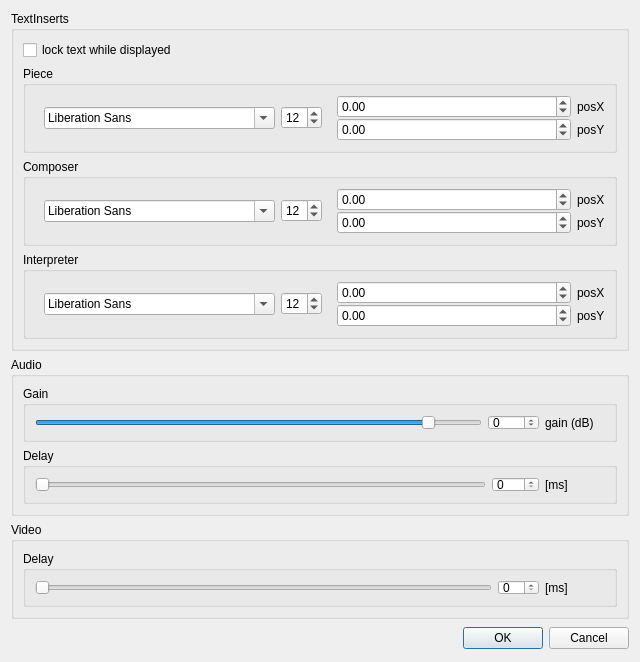
<?xml version="1.0" encoding="UTF-8"?>
<ui version="4.0">
 <class>streamControls</class>
 <widget class="QDialog" name="streamControls">
  <property name="geometry">
   <rect>
    <x>0</x>
    <y>0</y>
    <width>640</width>
    <height>656</height>
   </rect>
  </property>
  <property name="windowTitle">
   <string>IEM Stream Controls</string>
  </property>
  <layout class="QVBoxLayout" name="verticalLayout_5">
   <item>
    <widget class="QGroupBox" name="textControls">
     <property name="sizePolicy">
      <sizepolicy hsizetype="Preferred" vsizetype="Maximum">
       <horstretch>0</horstretch>
       <verstretch>0</verstretch>
      </sizepolicy>
     </property>
     <property name="title">
      <string>TextInserts</string>
     </property>
     <layout class="QVBoxLayout" name="verticalLayout_4">
      <item>
       <widget class="QCheckBox" name="textLock">
        <property name="text">
         <string>lock text while displayed</string>
        </property>
       </widget>
      </item>
      <item>
       <widget class="QGroupBox" name="pieceBox">
        <property name="sizePolicy">
         <sizepolicy hsizetype="Preferred" vsizetype="Fixed">
          <horstretch>0</horstretch>
          <verstretch>0</verstretch>
         </sizepolicy>
        </property>
        <property name="title">
         <string>Piece</string>
        </property>
        <layout class="QHBoxLayout" name="horizontalLayout_4">
         <item>
          <widget class="QWidget" name="widget_4" native="true">
           <layout class="QHBoxLayout" name="horizontalLayout_3">
            <item>
             <widget class="QFontComboBox" name="piece_font"/>
            </item>
            <item>
             <widget class="QSpinBox" name="piece_fontSize">
              <property name="minimum">
               <number>1</number>
              </property>
              <property name="value">
               <number>12</number>
              </property>
             </widget>
            </item>
           </layout>
          </widget>
         </item>
         <item>
          <widget class="QWidget" name="widget_2" native="true">
           <layout class="QVBoxLayout" name="verticalLayout">
            <property name="spacing">
             <number>0</number>
            </property>
            <property name="margin">
             <number>0</number>
            </property>
            <item>
             <widget class="QWidget" name="widget" native="true">
              <layout class="QHBoxLayout" name="horizontalLayout">
               <property name="spacing">
                <number>6</number>
               </property>
               <property name="margin">
                <number>0</number>
               </property>
               <item>
                <widget class="QDoubleSpinBox" name="piece_posX">
                 <property name="minimum">
                  <double>-1000.000000000000000</double>
                 </property>
                 <property name="maximum">
                  <double>1000.000000000000000</double>
                 </property>
                </widget>
               </item>
               <item>
                <widget class="QLabel" name="label">
                 <property name="sizePolicy">
                  <sizepolicy hsizetype="Fixed" vsizetype="Preferred">
                   <horstretch>0</horstretch>
                   <verstretch>0</verstretch>
                  </sizepolicy>
                 </property>
                 <property name="text">
                  <string>posX</string>
                 </property>
                </widget>
               </item>
              </layout>
             </widget>
            </item>
            <item>
             <widget class="QWidget" name="widget_3" native="true">
              <layout class="QHBoxLayout" name="horizontalLayout_2">
               <property name="margin">
                <number>0</number>
               </property>
               <item>
                <widget class="QDoubleSpinBox" name="piece_posY">
                 <property name="minimum">
                  <double>-1000.000000000000000</double>
                 </property>
                 <property name="maximum">
                  <double>1000.000000000000000</double>
                 </property>
                </widget>
               </item>
               <item>
                <widget class="QLabel" name="label_2">
                 <property name="sizePolicy">
                  <sizepolicy hsizetype="Fixed" vsizetype="Preferred">
                   <horstretch>0</horstretch>
                   <verstretch>0</verstretch>
                  </sizepolicy>
                 </property>
                 <property name="text">
                  <string>posY</string>
                 </property>
                </widget>
               </item>
              </layout>
             </widget>
            </item>
           </layout>
          </widget>
         </item>
        </layout>
       </widget>
      </item>
      <item>
       <widget class="QGroupBox" name="composerBox">
        <property name="sizePolicy">
         <sizepolicy hsizetype="Preferred" vsizetype="Fixed">
          <horstretch>0</horstretch>
          <verstretch>0</verstretch>
         </sizepolicy>
        </property>
        <property name="title">
         <string>Composer</string>
        </property>
        <layout class="QHBoxLayout" name="horizontalLayout_5">
         <item>
          <widget class="QWidget" name="widget_5" native="true">
           <layout class="QHBoxLayout" name="horizontalLayout_6">
            <item>
             <widget class="QFontComboBox" name="composer_font"/>
            </item>
            <item>
             <widget class="QSpinBox" name="composer_fontSize">
              <property name="minimum">
               <number>1</number>
              </property>
              <property name="value">
               <number>12</number>
              </property>
             </widget>
            </item>
           </layout>
          </widget>
         </item>
         <item>
          <widget class="QWidget" name="widget_6" native="true">
           <layout class="QVBoxLayout" name="verticalLayout_2">
            <property name="spacing">
             <number>0</number>
            </property>
            <property name="margin">
             <number>0</number>
            </property>
            <item>
             <widget class="QWidget" name="widget_7" native="true">
              <layout class="QHBoxLayout" name="horizontalLayout_7">
               <property name="spacing">
                <number>6</number>
               </property>
               <property name="margin">
                <number>0</number>
               </property>
               <item>
                <widget class="QDoubleSpinBox" name="composer_posX">
                 <property name="minimum">
                  <double>-1000.000000000000000</double>
                 </property>
                </widget>
               </item>
               <item>
                <widget class="QLabel" name="label_3">
                 <property name="sizePolicy">
                  <sizepolicy hsizetype="Fixed" vsizetype="Preferred">
                   <horstretch>0</horstretch>
                   <verstretch>0</verstretch>
                  </sizepolicy>
                 </property>
                 <property name="text">
                  <string>posX</string>
                 </property>
                </widget>
               </item>
              </layout>
             </widget>
            </item>
            <item>
             <widget class="QWidget" name="widget_8" native="true">
              <layout class="QHBoxLayout" name="horizontalLayout_8">
               <property name="margin">
                <number>0</number>
               </property>
               <item>
                <widget class="QDoubleSpinBox" name="composer_posY">
                 <property name="minimum">
                  <double>-1000.000000000000000</double>
                 </property>
                 <property name="maximum">
                  <double>1000.000000000000000</double>
                 </property>
                </widget>
               </item>
               <item>
                <widget class="QLabel" name="label_4">
                 <property name="sizePolicy">
                  <sizepolicy hsizetype="Fixed" vsizetype="Preferred">
                   <horstretch>0</horstretch>
                   <verstretch>0</verstretch>
                  </sizepolicy>
                 </property>
                 <property name="text">
                  <string>posY</string>
                 </property>
                </widget>
               </item>
              </layout>
             </widget>
            </item>
           </layout>
          </widget>
         </item>
        </layout>
       </widget>
      </item>
      <item>
       <widget class="QGroupBox" name="interpreterBox">
        <property name="sizePolicy">
         <sizepolicy hsizetype="Preferred" vsizetype="Fixed">
          <horstretch>0</horstretch>
          <verstretch>0</verstretch>
         </sizepolicy>
        </property>
        <property name="title">
         <string>Interpreter</string>
        </property>
        <layout class="QHBoxLayout" name="horizontalLayout_9">
         <item>
          <widget class="QWidget" name="widget_9" native="true">
           <layout class="QHBoxLayout" name="horizontalLayout_10">
            <item>
             <widget class="QFontComboBox" name="interpreter_font"/>
            </item>
            <item>
             <widget class="QSpinBox" name="interpreter_fontSize">
              <property name="minimum">
               <number>1</number>
              </property>
              <property name="value">
               <number>12</number>
              </property>
             </widget>
            </item>
           </layout>
          </widget>
         </item>
         <item>
          <widget class="QWidget" name="widget_10" native="true">
           <layout class="QVBoxLayout" name="verticalLayout_3">
            <property name="spacing">
             <number>0</number>
            </property>
            <property name="margin">
             <number>0</number>
            </property>
            <item>
             <widget class="QWidget" name="widget_11" native="true">
              <layout class="QHBoxLayout" name="horizontalLayout_11">
               <property name="spacing">
                <number>6</number>
               </property>
               <property name="margin">
                <number>0</number>
               </property>
               <item>
                <widget class="QDoubleSpinBox" name="interpreter_posX">
                 <property name="minimum">
                  <double>-1000.000000000000000</double>
                 </property>
                 <property name="maximum">
                  <double>1000.000000000000000</double>
                 </property>
                </widget>
               </item>
               <item>
                <widget class="QLabel" name="label_5">
                 <property name="sizePolicy">
                  <sizepolicy hsizetype="Fixed" vsizetype="Preferred">
                   <horstretch>0</horstretch>
                   <verstretch>0</verstretch>
                  </sizepolicy>
                 </property>
                 <property name="text">
                  <string>posX</string>
                 </property>
                </widget>
               </item>
              </layout>
             </widget>
            </item>
            <item>
             <widget class="QWidget" name="widget_12" native="true">
              <layout class="QHBoxLayout" name="horizontalLayout_12">
               <property name="margin">
                <number>0</number>
               </property>
               <item>
                <widget class="QDoubleSpinBox" name="interpreter_posY">
                 <property name="minimum">
                  <double>-1000.000000000000000</double>
                 </property>
                 <property name="maximum">
                  <double>1000.000000000000000</double>
                 </property>
                </widget>
               </item>
               <item>
                <widget class="QLabel" name="label_6">
                 <property name="sizePolicy">
                  <sizepolicy hsizetype="Fixed" vsizetype="Preferred">
                   <horstretch>0</horstretch>
                   <verstretch>0</verstretch>
                  </sizepolicy>
                 </property>
                 <property name="text">
                  <string>posY</string>
                 </property>
                </widget>
               </item>
              </layout>
             </widget>
            </item>
           </layout>
          </widget>
         </item>
        </layout>
       </widget>
      </item>
     </layout>
    </widget>
   </item>
   <item>
    <widget class="QGroupBox" name="audioControls">
     <property name="sizePolicy">
      <sizepolicy hsizetype="Preferred" vsizetype="Maximum">
       <horstretch>0</horstretch>
       <verstretch>0</verstretch>
      </sizepolicy>
     </property>
     <property name="title">
      <string>Audio</string>
     </property>
     <layout class="QVBoxLayout" name="verticalLayout_6">
      <item>
       <widget class="QGroupBox" name="groupBox_3">
        <property name="sizePolicy">
         <sizepolicy hsizetype="Preferred" vsizetype="Fixed">
          <horstretch>0</horstretch>
          <verstretch>0</verstretch>
         </sizepolicy>
        </property>
        <property name="minimumSize">
         <size>
          <width>0</width>
          <height>56</height>
         </size>
        </property>
        <property name="title">
         <string>Gain</string>
        </property>
        <layout class="QHBoxLayout" name="horizontalLayout_13">
         <item>
          <widget class="QSlider" name="againSlider">
           <property name="minimum">
            <number>-100</number>
           </property>
           <property name="maximum">
            <number>12</number>
           </property>
           <property name="orientation">
            <enum>Qt::Horizontal</enum>
           </property>
          </widget>
         </item>
         <item>
          <widget class="QSpinBox" name="againValue">
           <property name="minimum">
            <number>-100</number>
           </property>
           <property name="maximum">
            <number>12</number>
           </property>
          </widget>
         </item>
         <item>
          <widget class="QLabel" name="label_7">
           <property name="minimumSize">
            <size>
             <width>60</width>
             <height>0</height>
            </size>
           </property>
           <property name="text">
            <string>gain (dB)</string>
           </property>
          </widget>
         </item>
        </layout>
       </widget>
      </item>
      <item>
       <widget class="QGroupBox" name="groupBox_2">
        <property name="sizePolicy">
         <sizepolicy hsizetype="Preferred" vsizetype="Fixed">
          <horstretch>0</horstretch>
          <verstretch>0</verstretch>
         </sizepolicy>
        </property>
        <property name="minimumSize">
         <size>
          <width>0</width>
          <height>56</height>
         </size>
        </property>
        <property name="title">
         <string>Delay</string>
        </property>
        <layout class="QHBoxLayout" name="horizontalLayout_14">
         <item>
          <widget class="QSlider" name="adelaySlider">
           <property name="maximum">
            <number>999</number>
           </property>
           <property name="orientation">
            <enum>Qt::Horizontal</enum>
           </property>
          </widget>
         </item>
         <item>
          <widget class="QSpinBox" name="adelayValue">
           <property name="maximum">
            <number>999</number>
           </property>
          </widget>
         </item>
         <item>
          <widget class="QLabel" name="label_8">
           <property name="minimumSize">
            <size>
             <width>60</width>
             <height>0</height>
            </size>
           </property>
           <property name="text">
            <string>[ms]</string>
           </property>
          </widget>
         </item>
        </layout>
       </widget>
      </item>
     </layout>
    </widget>
   </item>
   <item>
    <widget class="QGroupBox" name="videoControls">
     <property name="sizePolicy">
      <sizepolicy hsizetype="Preferred" vsizetype="Maximum">
       <horstretch>0</horstretch>
       <verstretch>0</verstretch>
      </sizepolicy>
     </property>
     <property name="title">
      <string>Video</string>
     </property>
     <layout class="QVBoxLayout" name="verticalLayout_7">
      <item>
       <widget class="QGroupBox" name="groupBox_5">
        <property name="sizePolicy">
         <sizepolicy hsizetype="Preferred" vsizetype="Fixed">
          <horstretch>0</horstretch>
          <verstretch>0</verstretch>
         </sizepolicy>
        </property>
        <property name="minimumSize">
         <size>
          <width>0</width>
          <height>56</height>
         </size>
        </property>
        <property name="title">
         <string>Delay</string>
        </property>
        <layout class="QHBoxLayout" name="horizontalLayout_16">
         <item>
          <widget class="QSlider" name="vdelaySlider">
           <property name="orientation">
            <enum>Qt::Horizontal</enum>
           </property>
          </widget>
         </item>
         <item>
          <widget class="QSpinBox" name="vdelayValue"/>
         </item>
         <item>
          <widget class="QLabel" name="label_10">
           <property name="minimumSize">
            <size>
             <width>60</width>
             <height>0</height>
            </size>
           </property>
           <property name="text">
            <string>[ms]</string>
           </property>
          </widget>
         </item>
        </layout>
       </widget>
      </item>
     </layout>
    </widget>
   </item>
   <item>
    <widget class="QDialogButtonBox" name="buttonBox">
     <property name="minimumSize">
      <size>
       <width>0</width>
       <height>26</height>
      </size>
     </property>
     <property name="orientation">
      <enum>Qt::Horizontal</enum>
     </property>
     <property name="standardButtons">
      <set>QDialogButtonBox::Cancel|QDialogButtonBox::Ok</set>
     </property>
    </widget>
   </item>
  </layout>
 </widget>
 <resources/>
 <connections>
  <connection>
   <sender>buttonBox</sender>
   <signal>accepted()</signal>
   <receiver>streamControls</receiver>
   <slot>accept()</slot>
   <hints>
    <hint type="sourcelabel">
     <x>248</x>
     <y>254</y>
    </hint>
    <hint type="destinationlabel">
     <x>157</x>
     <y>274</y>
    </hint>
   </hints>
  </connection>
  <connection>
   <sender>buttonBox</sender>
   <signal>rejected()</signal>
   <receiver>streamControls</receiver>
   <slot>reject()</slot>
   <hints>
    <hint type="sourcelabel">
     <x>316</x>
     <y>260</y>
    </hint>
    <hint type="destinationlabel">
     <x>286</x>
     <y>274</y>
    </hint>
   </hints>
  </connection>
  <connection>
   <sender>adelaySlider</sender>
   <signal>valueChanged(int)</signal>
   <receiver>adelayValue</receiver>
   <slot>setValue(int)</slot>
   <hints>
    <hint type="sourcelabel">
     <x>179</x>
     <y>435</y>
    </hint>
    <hint type="destinationlabel">
     <x>369</x>
     <y>438</y>
    </hint>
   </hints>
  </connection>
  <connection>
   <sender>adelayValue</sender>
   <signal>valueChanged(int)</signal>
   <receiver>adelaySlider</receiver>
   <slot>setValue(int)</slot>
   <hints>
    <hint type="sourcelabel">
     <x>369</x>
     <y>438</y>
    </hint>
    <hint type="destinationlabel">
     <x>179</x>
     <y>435</y>
    </hint>
   </hints>
  </connection>
  <connection>
   <sender>againSlider</sender>
   <signal>valueChanged(int)</signal>
   <receiver>againValue</receiver>
   <slot>setValue(int)</slot>
   <hints>
    <hint type="sourcelabel">
     <x>150</x>
     <y>342</y>
    </hint>
    <hint type="destinationlabel">
     <x>340</x>
     <y>345</y>
    </hint>
   </hints>
  </connection>
  <connection>
   <sender>againValue</sender>
   <signal>valueChanged(int)</signal>
   <receiver>againSlider</receiver>
   <slot>setValue(int)</slot>
   <hints>
    <hint type="sourcelabel">
     <x>340</x>
     <y>345</y>
    </hint>
    <hint type="destinationlabel">
     <x>150</x>
     <y>342</y>
    </hint>
   </hints>
  </connection>
  <connection>
   <sender>vdelaySlider</sender>
   <signal>valueChanged(int)</signal>
   <receiver>vdelayValue</receiver>
   <slot>setValue(int)</slot>
   <hints>
    <hint type="sourcelabel">
     <x>256</x>
     <y>552</y>
    </hint>
    <hint type="destinationlabel">
     <x>515</x>
     <y>552</y>
    </hint>
   </hints>
  </connection>
  <connection>
   <sender>vdelayValue</sender>
   <signal>valueChanged(QString)</signal>
   <receiver>vdelaySlider</receiver>
   <slot>setFocus()</slot>
   <hints>
    <hint type="sourcelabel">
     <x>515</x>
     <y>552</y>
    </hint>
    <hint type="destinationlabel">
     <x>256</x>
     <y>552</y>
    </hint>
   </hints>
  </connection>
 </connections>
</ui>
